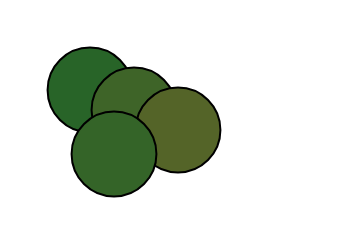

Vega-Lite specification for this chart:
### Vega specification from a JSON file in a GitHub repository (floating-point values rounded to 4 significant figures)
{"$schema": "https://vega.github.io/schema/vega/v6.json", "width": 160, "height": 110, "padding": 5, "autosize": "none", "background": "white", "data": [{"name": "f", "values": [{"k": "a", "x": 40, "y": 40, "z": 2, "v": 1}, {"k": "b", "x": 62, "y": 50, "z": -1, "v": 2}, {"k": "a", "x": 84, "y": 60, "z": 0, "v": 3}, {"k": "c", "x": 52, "y": 72, "z": 1, "v": 4}]}], "scales": [{"name": "col", "type": "ordinal", "domain": ["a", "b", "c"], "range": ["#d62728", "#1f77b4", "#2ca02c"]}, {"name": "seq", "type": "linear", "domain": [1, 4], "range": ["#ffffcc", "#800026"]}], "marks": [{"type": "symbol", "from": {"data": "f"}, "encode": {"update": {"x": {"field": "x"}, "y": {"field": "y"}, "size": {"value": 1800}, "fill": {"color": {"r": {"field": "x"}, "g": {"value": 100}, "b": {"value": 40}}}, "stroke": {"value": "#000000"}}}}]}
